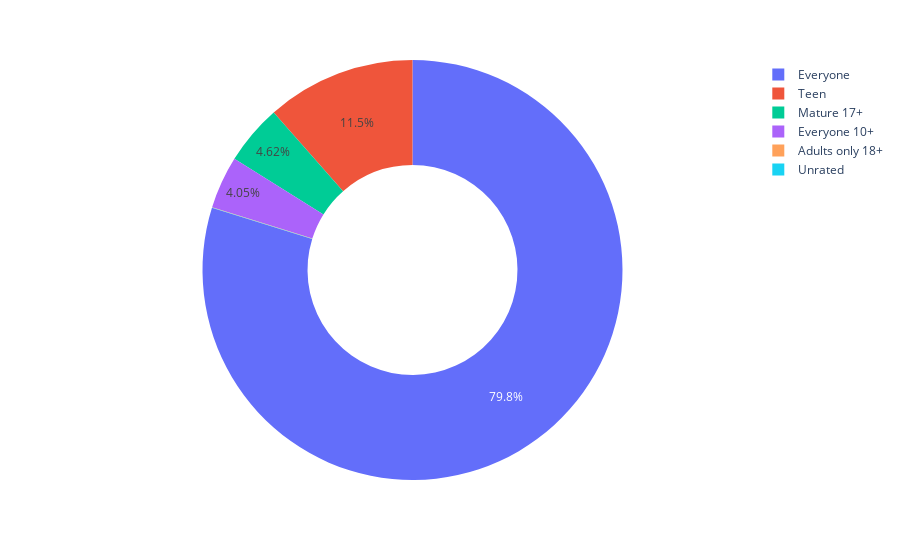

The notebook cell this image was saved under:
### Code cell
fig = px.pie(labels=ratings.index, values=ratings.values, names=ratings.index, hole=0.5)
fig.update_traces(textposition='inside', textinfo ='percent')

### Figure 1 — Plotly figure (JSON) as saved in the notebook; plotly's stock layout.template omitted (floating-point values rounded to 4 significant figures)
{"data": [{"domain": {"x": [0, 1], "y": [0, 1]}, "hole": 0.5, "hovertemplate": "label=%{label}<br>value=%{value}<extra></extra>", "labels": ["Everyone", "Teen", "Mature 17+", "Everyone 10+", "Adults only 18+", "Unrated"], "legendgroup": "", "name": "", "showlegend": true, "textinfo": "percent", "textposition": "inside", "type": "pie", "values": [7094, 1022, 411, 360, 3, 1]}], "layout": {"legend": {"tracegroupgap": 0}, "margin": {"t": 60}}}
